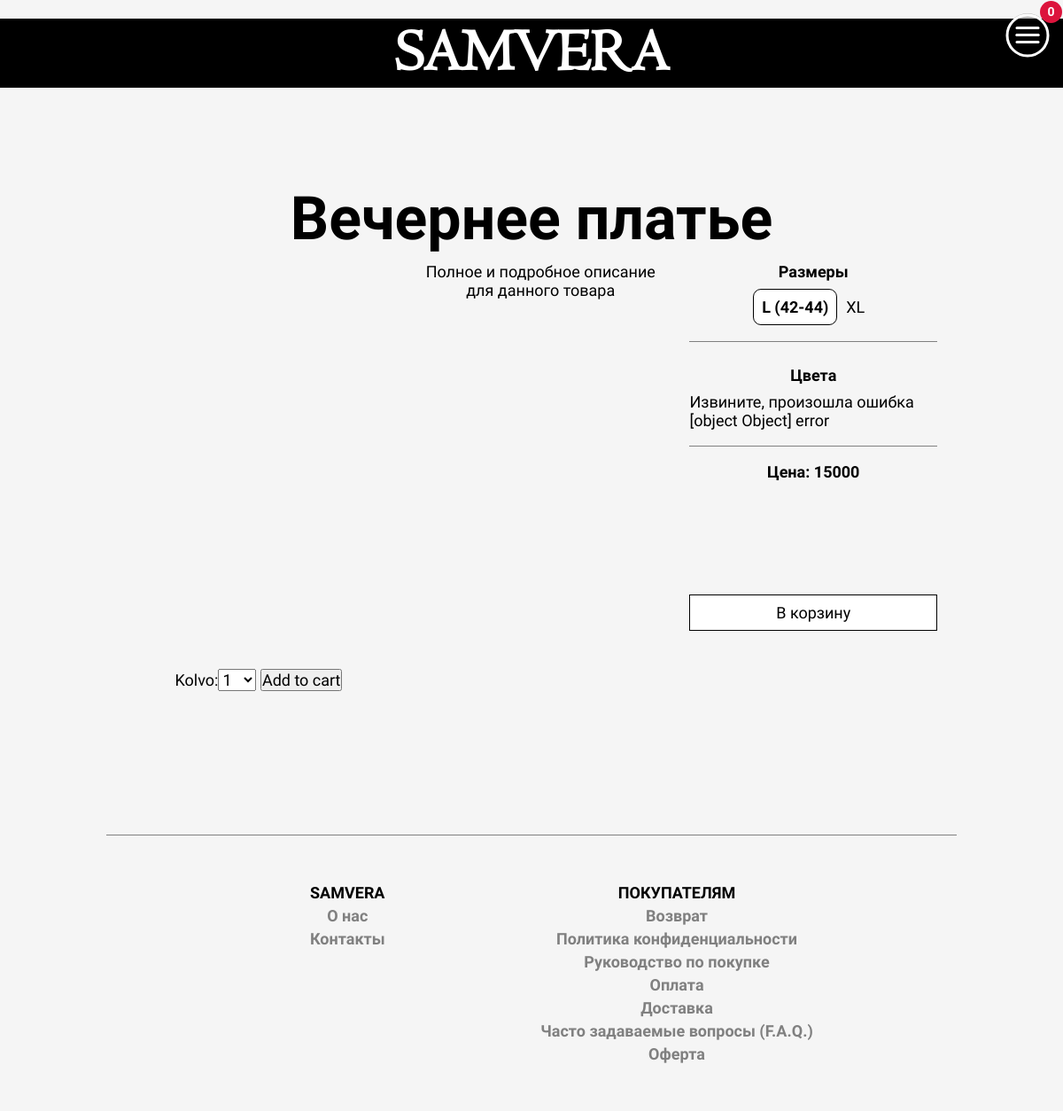
Screenshot of /thing/2 with the database file from the repository.
### app/models.py (models this page shows, shortened)
class Tovar(models.Model):
    kod = models.UUIDField(default=uuid.uuid1)
    title = models.CharField("Нозвание изделия", max_length=50)
    descr = models.TextField("Описание товара")
    uhod = models.TextField("Уход за изделием")
    sebestoimost = models.PositiveIntegerField("Себестоимость товара")
    cost = models.PositiveIntegerField("Цена для клиента", default=5000)
    data_create = models.DateField("Дата добавления товара", auto_now_add=True)
    hidden = models.BooleanField("Видимость для покупателя", help_text="Признак видимости товара на сайте", default=True)
    @property
    def random_image(self):
        v = Variaciya.objects.filter(tovar=self.id).order_by('?')[:1]
        print (v[0].id)
        g = Gallery.objects.filter(product=v[0].id).order_by('?')[:1]
        return g[0].image
    def count_var(self):
        vars = Variaciya.objects.filter(tovar=self)
        return vars.count()
    count_var.short_description = 'Кол-во вариаций'
    def sizes(self):
        s = ""
        vs = self.variacii.values('size').annotate(Count('id')).order_by()
        print("vs = ", vs)
        for i in vs:
            print("I = ", i)
            sz = i['size']
            s=s+f'<div id="size-{sz}" data-tovar="{self.id}" data-size="{sz}" style="padding: .5rem; background: 1px solid gray; border-radius: .5rem;">{sz}</div>'
        return s
    class Meta:
        verbose_name = "Изделие"
        verbose_name_plural = "Изделия"

### app/views/views.py (the view)
# urls.py: path('thing/<int:id>', views.thing, name='thing'),
def thing(request, id):
    t = get_object_or_404(models.Tovar, pk=id)
    assert isinstance(request, HttpRequest)
    cart_product_form = CartAddProductForm()
    return render(
        request,
        'app/catalog/thing.html',
        {
            'message':t.title,
            'thing': t,
            'title':'Карточка товара',
            'year':year(),
            'cart_product_form': cart_product_form
        }
    )

### cart/forms.py
class CartAddProductForm(forms.Form):
    kolvo = forms.TypedChoiceField(choices=PRODUCT_QUANTITY_CHOICES, coerce=int)
    update = forms.BooleanField(required=False, initial=False, widget=forms.HiddenInput)

### app/views/views.py (called while the page is built)
def year():
    return "2019 - " + str(datetime.now().year)

### app/templates/app/catalog/thing.html (shortened to what this page needs)
{% extends "app/layout.html" %}
{% load staticfiles %}
{% block css %}
    <link rel="stylesheet" type="text/css" href="{% static 'app/content/css/flickity-docs.css' %}" />
    <link rel="stylesheet" type="text/css" href="{% static 'app/content/css/catalog/catalog.css' %}" />
{% endblock %}
{% block content %}
<div class="main_content thing-content">
    <div class="foto_cost slider"></div>
    <div class="title">{{thing.title}}</div>
    <div class="desc">
        <div class="descr">{{thing.descr}}</div>
    </div>
    <div class="variacii">
        <p>Размеры</p>
        <div class="sizes">{{thing.sizes|safe}}</div>
        <p>Цвета</p>
        <div class="colors">{{thing.colortile_korz|safe}}</div>
        <div class="cost"><p>Цена: {{thing.cost}}</p></div>
    </div>
    <div id="btn-id" class="btn-base btn-light" data-id="{{thing.id}}" onclick="add(this)"><p>В корзину</p></div>
    <form action="{% url "cart:cart_add" thing.id %}" method="post">
    {{ cart_product_form }}
    <input type="submit" value="Add to cart">
</form>
</div>
{% endblock %}

### app/static/app/content/css/main.css (style rules this page uses)
* { font-family: Philosopher; padding: 0; margin: 0; -webkit-box-sizing: border-box; box-sizing: border-box; }
@media only screen and (min-width: 300px) { * { font-size: 16px; } }
@media only screen and (min-width: 480px) { * { font-size: 16px; } }
@media only screen and (min-width: 560px) { * { font-size: 16px; } }
@media only screen and (min-width: 640px) { * { font-size: 18px; } }
@media only screen and (min-width: 768px) { * { font-size: 18px; } }
@media only screen and (min-width: 1024px) { * { font-size: 18px; } }
body { margin: 0; background-color: whitesmoke; text-align: center; }
.btn-base { border: 1px solid transparent; background-color: transparent; cursor: pointer; display: inline-block; }
.btn-base p { padding: .5rem 1rem; }
.btn-light { border: 1px solid black; background-color: white; }
.btn-light p { color: black; }
form { min-width: 300px; }
.main_content { margin: auto; }
@media only screen and (min-width: 1024px) { .main_content { width: 1024px; max-width: 85%; } }

### app/static/app/content/css/catalog/catalog.css (style rules this page uses)
.thing-content { z-index: 2; display: -ms-grid; display: grid; background-color: whitesmoke; margin: auto; grid-gap: .5rem 2rem; -webkit-box-pack: center; -ms-flex-pack: center; justify-content: center; -webkit-box-align: center; -ms-flex-align: center; align-items: center; }
.thing-content .desc, .thing-content .variacii { -ms-flex-item-align: baseline; align-self: baseline; }
.thing-content .variacii > p { font-weight: bold; }
.thing-content .variacii .sizes { padding: .5rem 0 1rem 0; border-bottom: 1px solid gray; margin-bottom: 1.5rem; -webkit-box-pack: center; -ms-flex-pack: center; justify-content: center; }
.thing-content .variacii .sizes > div { border: 1px solid transparent; display: inline-block; }
.thing-content .variacii .sizes .size-select { background-color: white; font-weight: bold; border: 1px solid black; }
.thing-content .variacii .colors { -webkit-box-pack: start; -ms-flex-pack: start; justify-content: flex-start; padding: .5rem 0 1rem 0; text-align: left; border-bottom: 1px solid gray; }
.thing-content .variacii .cost { margin: 1rem 0; font-weight: bold; }
.thing-content .foto_cost { margin: auto; }
@media only screen and (min-width: 1024px) { .thing-content { max-width: 1024px; padding: 6rem 3rem; grid-template-areas: 'title title title' 'photo desc size' 'photo desc btn'; } }
@media only screen and (min-width: 1024px) { .thing-content .foto_cost { width: 300px; height: 450px; -ms-grid-row: 2; -ms-grid-row-span: 2; -ms-grid-column: 1; grid-area: photo; } }
@media only screen and (min-width: 1024px) { .thing-content .title { -ms-grid-row: 1; -ms-grid-column: 1; -ms-grid-column-span: 3; grid-area: title; } }
@media only screen and (min-width: 1024px) { .thing-content .desc { -ms-grid-row: 2; -ms-grid-row-span: 2; -ms-grid-column: 2; grid-area: desc; } }
@media only screen and (min-width: 1024px) { .thing-content .variacii { -ms-grid-row: 2; -ms-grid-column: 2; grid-area: size; } }
@media only screen and (min-width: 1024px) { .thing-content #btn-id { -ms-grid-row: 3; -ms-grid-column: 3; grid-area: btn; } }
.thing-content .title { color: black; font-weight: bold; font-family: Comfortaa; }
@media only screen and (min-width: 300px) { .thing-content .title { font-size: 30px; } }
@media only screen and (min-width: 480px) { .thing-content .title { font-size: 30px; } }
@media only screen and (min-width: 560px) { .thing-content .title { font-size: 32px; } }
@media only screen and (min-width: 640px) { .thing-content .title { font-size: 32px; } }
@media only screen and (min-width: 768px) { .thing-content .title { font-size: 68px; } }
@media only screen and (min-width: 1024px) { .thing-content .title { font-size: 68px; } }

### rows the page displays
Tovar: title "Вечернее платье", descr "Полное и подробное описание для данного товара", sizes "L (42-44) XL", cost "15000"
